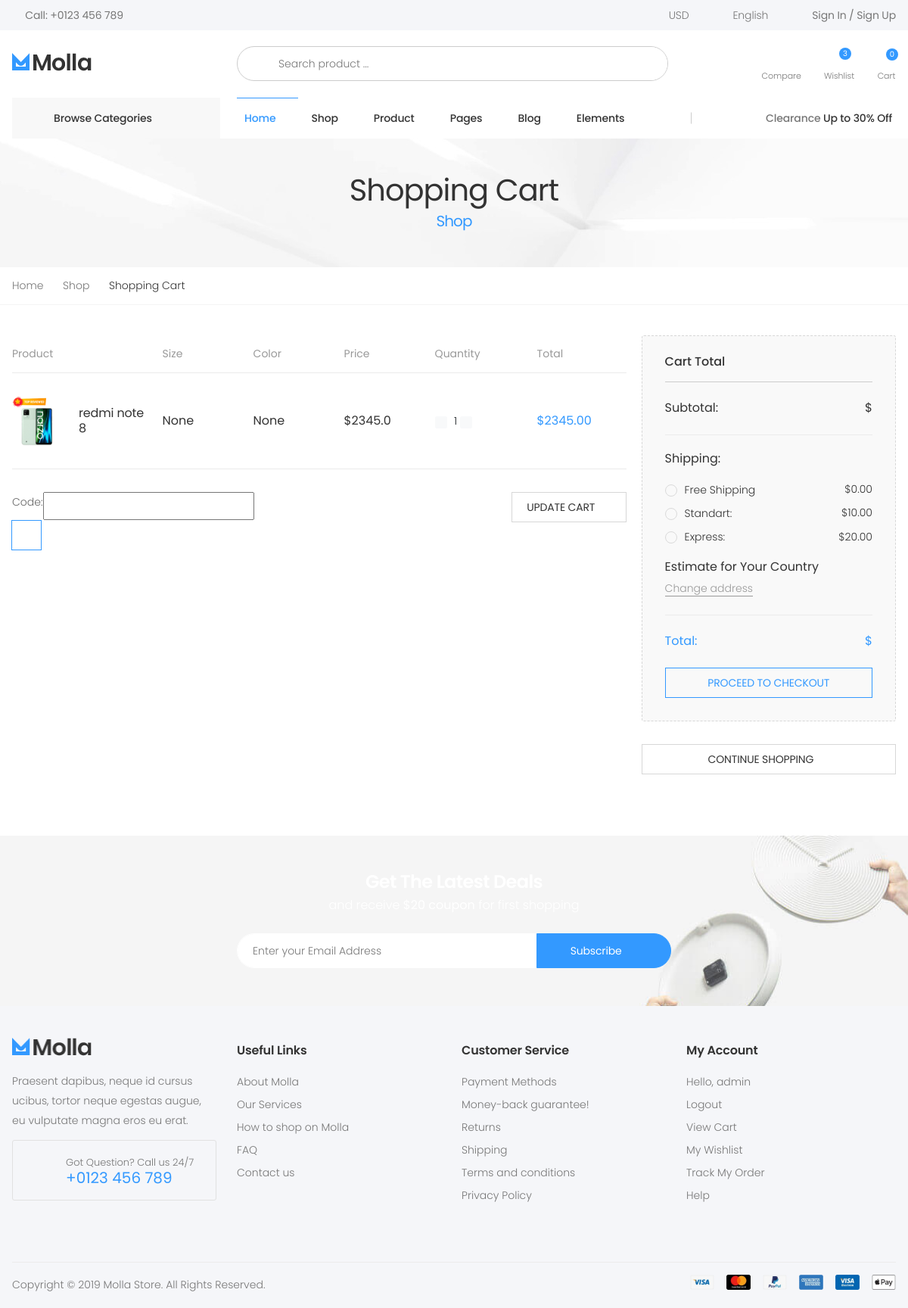
Before: /order/cart-view/ (signed in) with the older database file.
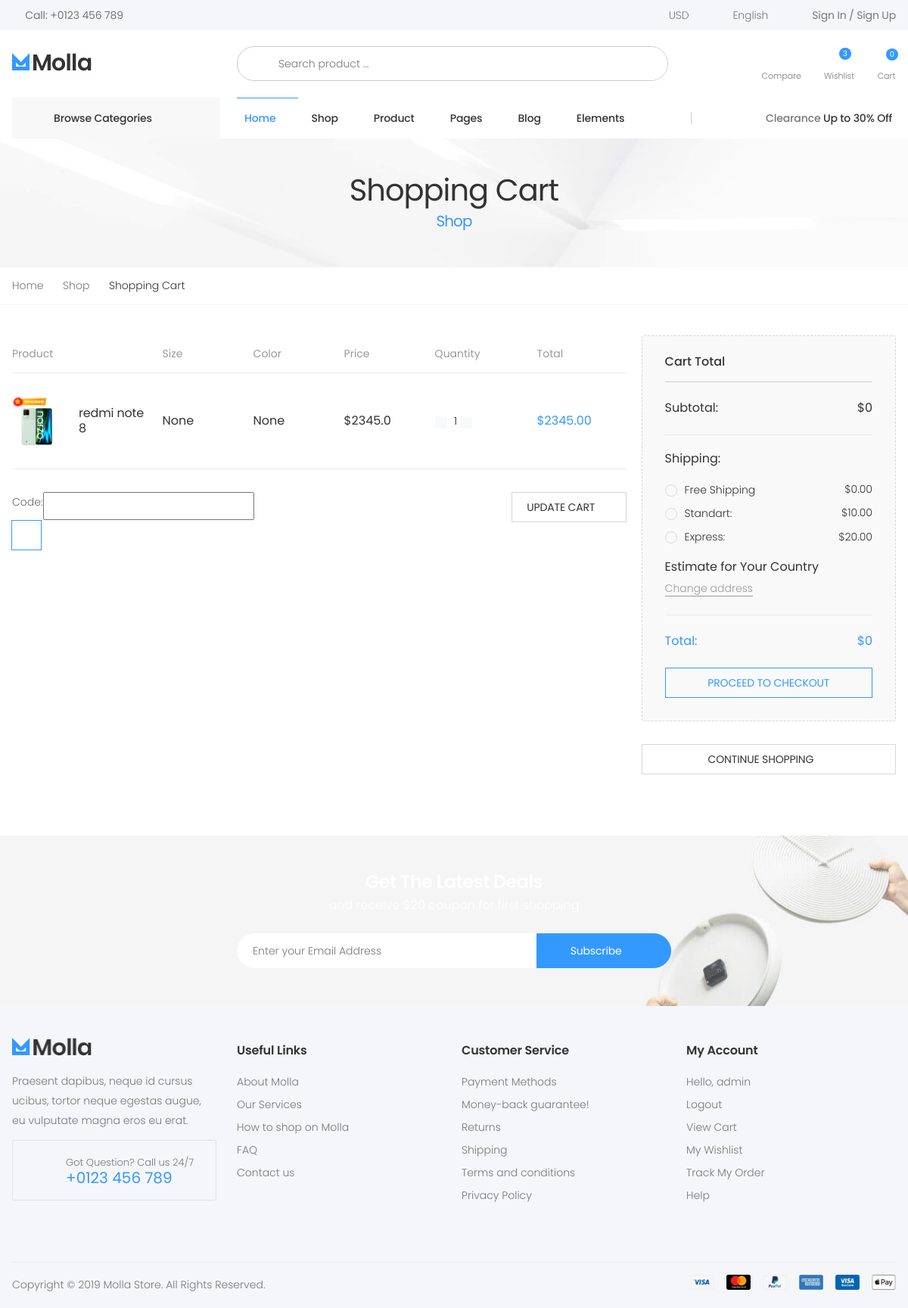
After: the same page with the newer database file.
### order/models.py (models this page shows, shortened)
class Order(models.Model):
    PAYMENT_METHOD =(
        ('Cash on Delivery','Cash on Delivery'),
        ('PayPal','PayPal'),
    )
    user = models.ForeignKey(User, on_delete=models.CASCADE)
    orderitems = models.ManyToManyField(Cart)
    ordered = models.BooleanField(default=False)
    created = models.DateTimeField(auto_now_add=True)
    paymentId = models.CharField(max_length=255, blank=True, null =True)
    orderedId = models.CharField(max_length=255, blank=True, null=True)
    payment_method = models.CharField(max_length=30,choices=PAYMENT_METHOD,default="Cash on Delivery")
    def get_totals(self):
        total =0
        return total

### order/views.py (the view, shortened to what this page needs)
# urls.py: path('cart-view/', views.cart_view, name="cart"),
def cart_view(request):
    if not request.user.is_authenticated:
        return redirect('account:login')
    carts = Cart.objects.filter(user=request.user, purchased=False, quantity__gt=0)
    orders = Order.objects.filter(user=request.user, ordered=False)
    order = None
    coupon_form = CouponCodeForm()
    coupon_code = None
    total_price_after_discount = None
    if orders.exists():
        order = orders.first()
    total_price_after_discount = request.session.get('discount_total')
    coupon_code = request.session.get('coupon_code')
    if not carts.exists():
        messages.warning(request, "Your cart is empty")
    context = {
        'carts': carts,
        'order': order,
        'coupon_form': coupon_form,
        'coupon_code': coupon_code,
        'total_price_after_discount': total_price_after_discount,
    }
    return render(request, 'store/cart.html', context)

### coupon/forms.py
class CouponCodeForm(forms.Form):
    code = forms.CharField()

### order/models.py (called while the page is built)
    def get_total(self):
        total = self.item.price * self.quantity
        float_total = format(total, '0.2f')
        return float_total

    def variation_single_price(self):
        sizes = VariationValue.objects.filter(variation='size',product=self.item)
        colors = VariationValue.objects.filter(variation='color',product=self.item)
        for size in sizes:
            if colors.exists():
                for color in colors:
                    if color.name == self.color:
                        c_price=color.price
                if size.name == self.size:
                    total = size.price + c_price
                    float_total = format(total,'0.2f')
                    return float_total
            else:
                if size.name == self.size:
                    total = size.price
                    float_total = format(total,'0.2f')
                    return float_total

### order/templatetags/CartProduct.py (called while the page is built)
@register.filter
def cart_view(user):
    cart = Cart.objects.filter(user=user, purchased=False)
    if cart.exists():
        return cart
    else:
        return cart

### templates/store/cart.html (shortened to what the changed rows need)
{% extends 'base.html' %}
{% block body %}
        <main class="main">
        	<div class="page-header text-center" style="background-image: url('assets/images/page-header-bg.jpg')">
        		<div class="container">
        			<h1 class="page-title">Shopping Cart<span>Shop</span></h1>
        		</div>
        	</div>
            <div class="page-content">
            	<div class="cart">
	                <div class="container">
	                	<div class="row">
	                		<div class="col-lg-9">
	                			<table class="table table-cart table-mobile">
									<thead>
										<tr>
											<th>Product</th>
											<th>Size</th>
											<th>Color</th>
											<th>Price</th>
											<th>Quantity</th>
											<th>Total</th>
											<th></th>
										</tr>
									</thead>
								</table>
	                			<div class="cart-bottom">
			            			<div class="cart-discount">
			            				<form action="" method="POST">
			            					<div class="input-group">
												{{ coupon_form }}
			        						</div>
			            				</form>
			            			</div>
		            			</div>
	                		</div>
	                		<aside class="col-lg-3">
	                			<div class="summary summary-cart">
	                				<table class="table table-summary">
	                					<tbody>
	                						<tr class="summary-subtotal">
	                							<td>Subtotal:</td>
	                							<td>${{ order.get_totals }}</td>
	                						</tr>
	                						<tr class="summary-total">
	                							<td>Total:</td>
	                							<td>
													{% if total_price_after_discount %}
													    ${{ total_price_after_discount }}
													{% else %}
													    ${{ order.get_totals }}
													{% endif %}
													</td>
	                						</tr>
	                					</tbody>
	                				</table>
	                			</div>
	                		</aside>
	                	</div>
	                </div>
                </div>
            </div>
        </main>
{% endblock  %}

Changed rows visible on the page:
added Order: get_totals "0"
